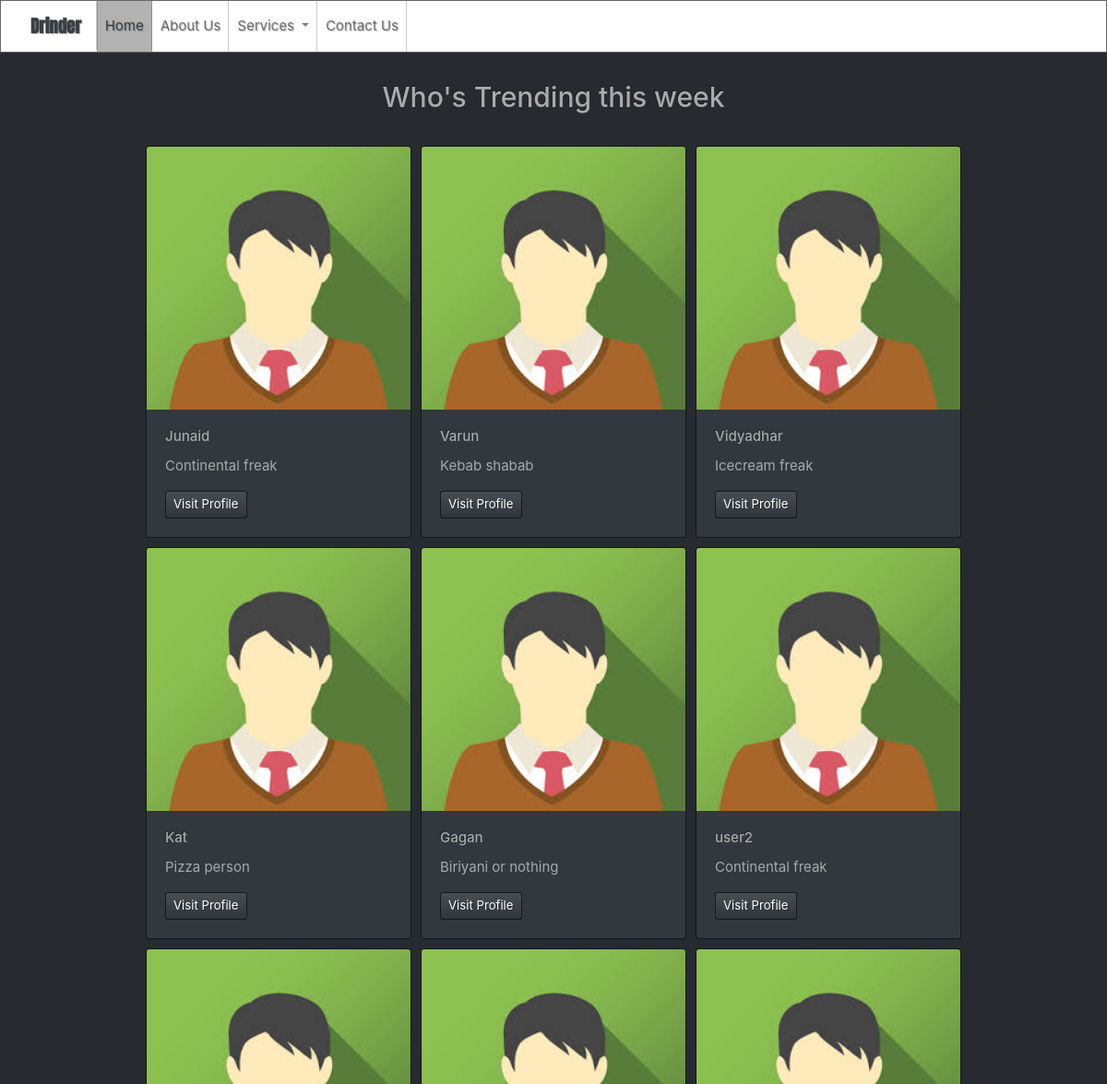
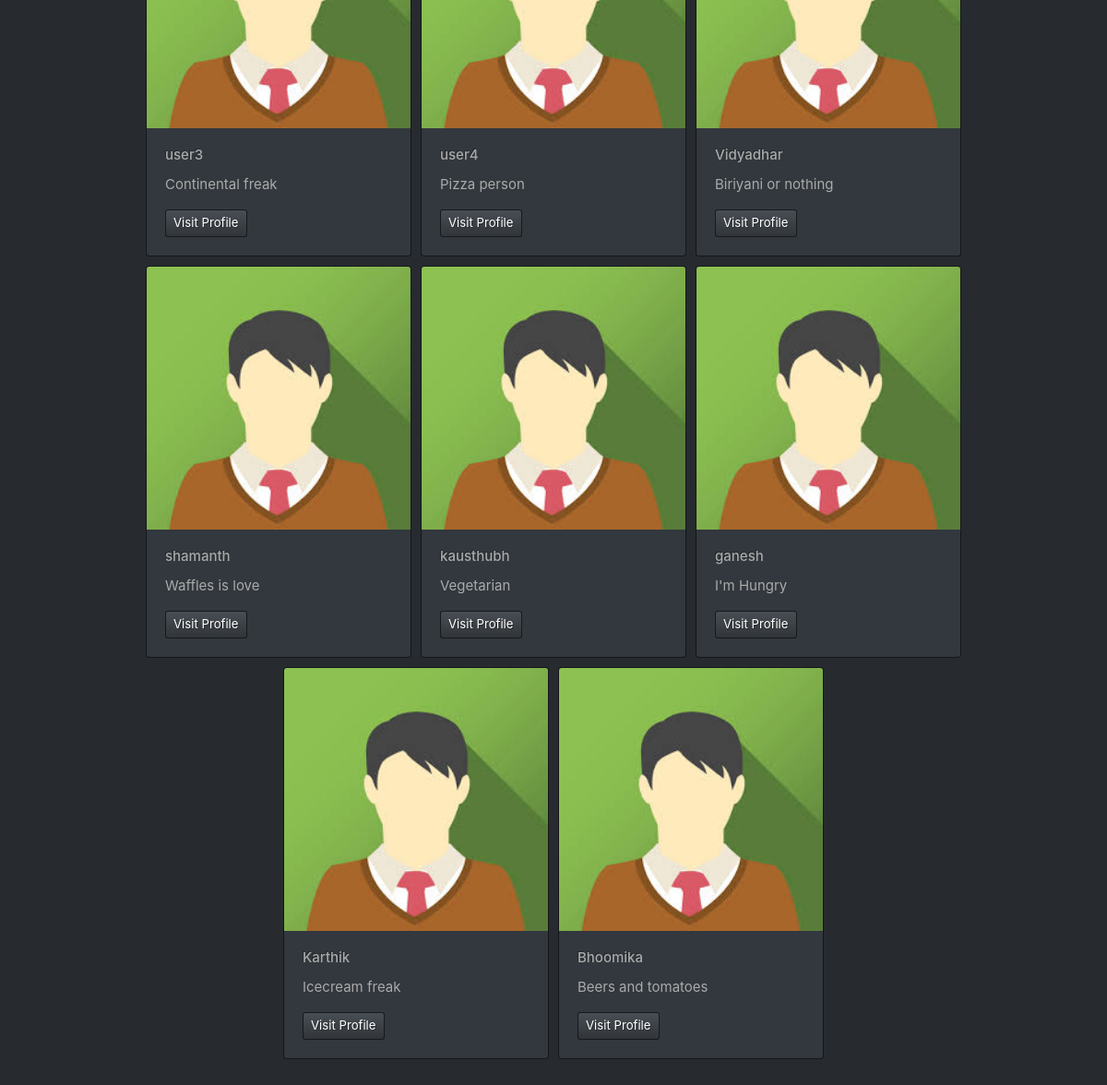
/profiles/, run on the app's committed database (2 pictures, top to bottom).
### regaleapp/models.py (models this page shows, shortened)
class Person(models.Model):
	user = models.OneToOneField(User, on_delete=models.CASCADE)
	bio = models.CharField(max_length=50, blank=True)
	is_available = models.DateField(blank=True, null=True)
	location = models.ForeignKey(Location, on_delete=models.CASCADE, blank=True, null=True)
	restaurant = models.ForeignKey(Restaurant, on_delete=models.CASCADE, blank=True, null=True)

### regaleapp/views.py (the view)
# urls.py: path('profiles/',views.profiles_list_view),
def profiles_list_view(request):
	profiles = Person.objects.all()
	return render(request,'profile_list.html',{"profiles":profiles})

### regaleapp/templates/profile_list.html (shortened to what this page needs)
{% load static %}
<!DOCTYPE html>
<html>
	<head>
		<link rel="stylesheet" type="text/css" href="https://bootswatch.com/4/slate/bootstrap.min.css">
		<link rel="stylesheet" type="text/css" href="{% static 'css/style.css' %}">
	</head>
	<body>
		<nav class="navbar navbar-expand-lg navbar-light mybg">
			<a class="navbar-brand" href="/" id="name"> Drinder</a>
			<div class="collapse navbar-collapse" id="navbarSupportedContent">
				<ul class="navbar-nav mr-auto">
					<li class="nav-item active">
						<a class="nav-link" href="/">Home<span class="sr-only">(current)</span></a>
					</li>
					<li class="nav-item">
						<a class="nav-link" href="/about/">About Us</a>
					</li>
					<li class="nav-item dropdown">
						<a class="nav-link dropdown-toggle" href="#" id="navbarDropdown" role="button" data-toggle="dropdown" aria-haspopup="true" aria-expanded="false">
							Services
						</a>
					</li>
					<a class="nav-link" href="/contact_us/">Contact Us</a>
				</ul>
			</div>
		</nav>
		<div class="container">
			<h2 style="text-align: center;">Who's Trending this week</h2><br>
			<div class="search-result-center">
				{% for profile in profiles %}
					<div class="card profile-cards" style="width: 18rem;">
						<img src="{% static 'img/profile_img.jpg' %}" class="card-img-top" alt="...">
						<div class="card-body">
							<h6 class="card-title">{{profile.user.first_name}}</h6>
							<p class="card-text">{{ profile.bio }}</p>
							<a href="/profile/{{profile.pk}}/" class="btn btn-primary btn-sm">Visit Profile</a>
						</div>
					</div>
				{% endfor %}
			</div>
		</div>
	</body>
</html>

### regaleapp/static/css/style.css (style rules this page uses)
.mybg { background-color: white; }
#name { font-family: 'Anton', sans-serif; font-weight: bolder; }
.container { padding-top: 30px; padding-bottom: 60px; }
.search-result-center, .profile-view, .profile-edit, .search-form { display: flex; justify-content: center; flex-wrap: wrap; }
.profile-cards { margin: 5px; min-width: 150px; }

### data on the page
Person: user.first_name "Junaid", bio "Continental freak"
Person: user.first_name "Varun", bio "Kebab shabab"
Person: user.first_name "Vidyadhar", bio "Icecream freak"
Person: user.first_name "Kat", bio "Pizza person"
Person: user.first_name "Gagan", bio "Biriyani or nothing"
Person: user.first_name "user2", bio "Continental freak"
Person: user.first_name "user3", bio "Continental freak"
Person: user.first_name "user4", bio "Pizza person"
Person: user.first_name "Vidyadhar", bio "Biriyani or nothing"
Person: user.first_name "shamanth", bio "Waffles is love"
Person: user.first_name "kausthubh", bio "Vegetarian"
Person: user.first_name "ganesh", bio "I'm Hungry"
Person: user.first_name "Karthik", bio "Icecream freak"
Person: user.first_name "Bhoomika", bio "Beers and tomatoes"
